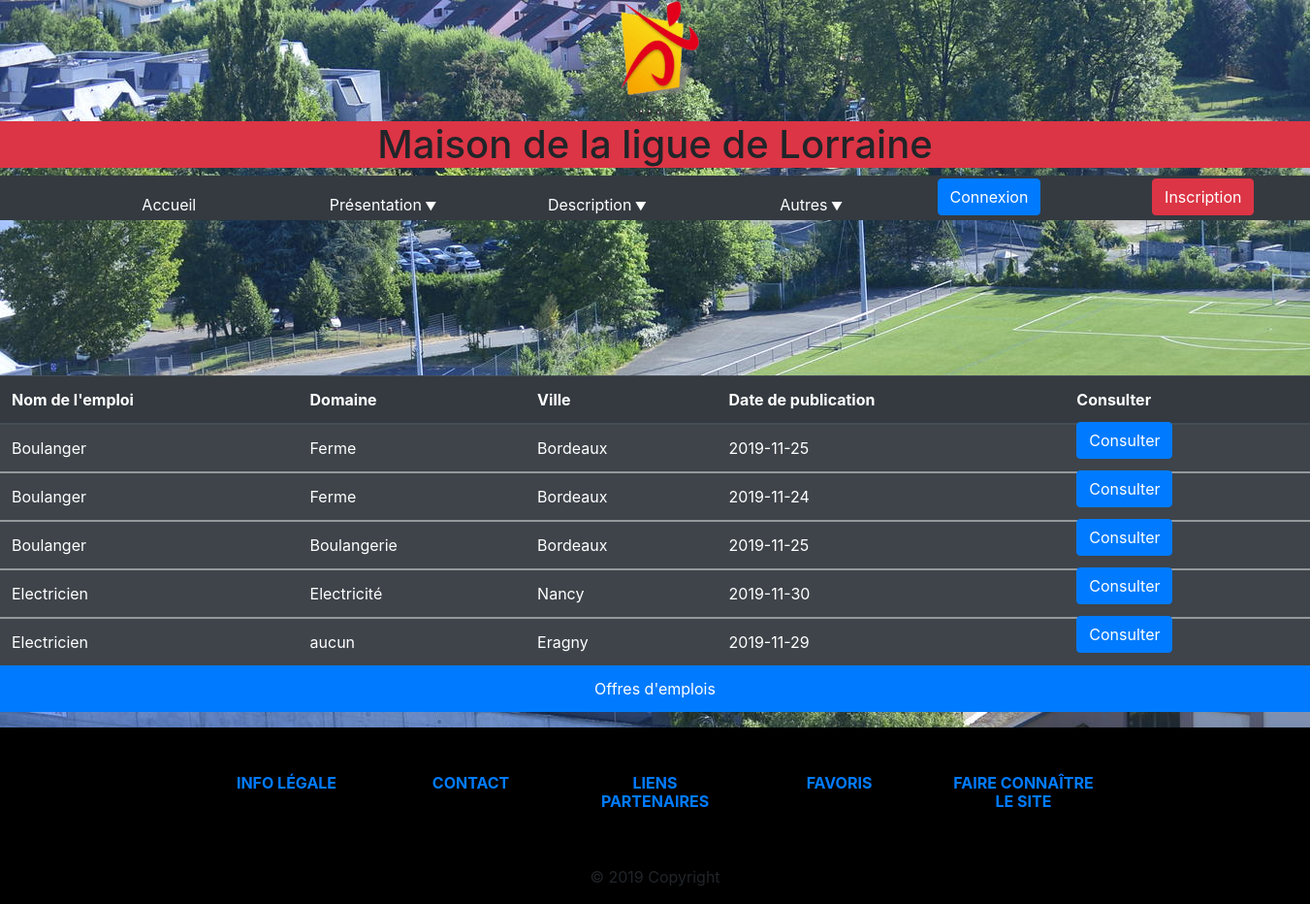
The app's page /view/emploi.php with its own data.
### tables this page shows
CREATE TABLE `emploi` (
  `id` int(11) NOT NULL,
  `nom_emploi` varchar(255) NOT NULL,
  `ville` varchar(255) NOT NULL,
  `domaine` varchar(255) NOT NULL,
  `date_publication` date NOT NULL
);

### includes/v_emploi.php (called while the page is built, shortened)
<?php
include("bdd.php");
$requete = $bdd->query("SELECT * FROM emploi");
?>

### view/emploi.php (the view)
<?php
 include("../view/entete.php");
 include("../view/nav.php");
 include("../includes/v_emploi.php");
 ?>
<table class="table table-striped table-dark">
<caption class="bg-primary text-white">Offres d'emplois</caption>
  <thead>
    <tr>
      <th scope="col">Nom de l'emploi</th>
      <th scope="col">Domaine</th>
      <th scope="col">Ville</th>
      <th scope="col">Date de publication</th>
      <th scope="col">Consulter</th>
    </tr>
  </thead>
  <tbody>
      <?php
 while($resultat = $requete->fetch()){
?>
    <tr>
      <td><?php echo $resultat['nom_emploi']?></td>
      <td><?php echo $resultat['domaine']?></td>
      <td><?php echo $resultat['ville']?></td>
      <td><?php echo $resultat['date_publication']?></td>
       <td><button type="button" onclick="location.href='#'"  class="btn btn-primary" >Consulter</button></td>
    </tr>
  </tbody>
  <?php
 }
?>
</table>
<?php
include("../view/footer.php");
?>

### view/entete.php (shortened to what this page needs)
<!DOCTYPE html>
<html>
  <head>
    <link rel="stylesheet" href="https://stackpath.bootstrapcdn.com/bootstrap/4.3.1/css/bootstrap.min.css">
    <link href="../styles/csi.css" rel="stylesheet" />
  </head>
  <body onload='pouic()'>
    <div id="page">
      <div id="entete">
        <img src="../images/lorraine.png" id="logoGSB" alt="Laboratoire Galaxy-Swiss Bourdin" title="Laboratoire Galaxy-Swiss Bourdin" />
        <h1 class="bg-danger"> Maison de la ligue de Lorraine </h1>
      </div>

### view/nav.php (shortened to what this page needs)
<nav class="navbar navbar-expand-lg navbar-light bg-dark">
     <ul class="navbar-nav">
      <li class="nav-item">
        <a  href="../index.php">Accueil</a>
      </li>
      <li class="deroulant">
         <a href="#">Présentation</a>
  </li>
    <li class="deroulant">
         <a href="#">Description</a>
  </li>
   <li class="deroulant">
         <a href="#">Autres</a>
  </li>
    <li class="nav-item">
        <button type="button" onclick="location.href='../view/connexion.php'" class="btn btn-primary" >Connexion</button>
      </li>
        <li class="nav-item">
            <button type="button" onclick="location.href='../view/inscription.php'" class="btn btn-danger">Inscription</button>
      </li>
    </ul>
</nav>

### view/footer.php (shortened to what this page needs)
<footer class="page-footer font-small indigo">
  <div class="container">
    <div class="row text-center d-flex justify-content-center pt-5 mb-3">
      <div class="col-md-2 mb-3">
        <h6 class="text-uppercase font-weight-bold">
            <a href="#" id="myBtn">Info légale</a>
        </h6>
      </div>
      <div class="col-md-2 mb-3">
        <h6 class="text-uppercase font-weight-bold">
            <a  href="#" id="contact">Contact</a>
        </h6>
      </div>
      <div class="col-md-2 mb-3">
        <h6 class="text-uppercase font-weight-bold">
          <a href="#!">Liens partenaires</a>
        </h6>
      </div>
      <div class="col-md-2 mb-3">
        <h6 class="text-uppercase font-weight-bold">
          <a href="#!">Favoris</a>
        </h6>
      </div>
      <div class="col-md-2 mb-3">
        <h6 class="text-uppercase font-weight-bold">
          <a href="#!">Faire connaître le site</a>
        </h6>
      </div>
    </div>
  </div>
  <div class="footer-copyright text-center py-3">
      © 2019 Copyright
  </div>
</footer>
</body>
</html>

### styles/csi.css (style rules this page uses)
h1 { text-align: center; }
#logoGSB { display: block; margin-left: auto; margin-right: auto; height: 125px; width: 200px; }
nav ul { padding: 0px;margin: 0px; list-style-type: none; height: 20px; width: -160px; margin-top: 10px; }
nav li { display: inline-block; width: 200px; height: 10px; margin: 0px; padding: 0px; margin-left: 20.8px; text-align: center; padding-bottom: 10px; }
nav a { display: block; margin-left: 75px; color: white; text-decoration: none; }
.deroulant > a::after { content:" ▼"; font-size: 12px; }
button { margin-top: -20px; }
footer { background-color: black; }
.table { margin-top: 160px; }
caption { text-align: center; }

### records on screen
emploi: nom_emploi "Boulanger", domaine "Ferme", ville "Bordeaux", date_publication "2019-11-25"
emploi: nom_emploi "Boulanger", domaine "Ferme", ville "Bordeaux", date_publication "2019-11-24"
emploi: nom_emploi "Boulanger", domaine "Boulangerie", ville "Bordeaux", date_publication "2019-11-25"
emploi: nom_emploi "Electricien", domaine "Electricité", ville "Nancy", date_publication "2019-11-30"
emploi: nom_emploi "Electricien", domaine "aucun", ville "Eragny", date_publication "2019-11-29"
